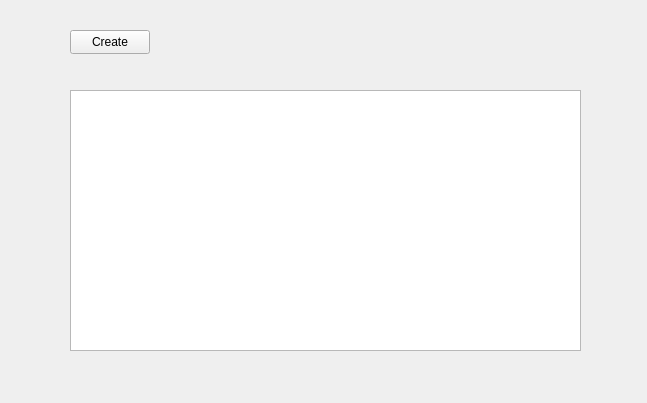
<?xml version="1.0" encoding="UTF-8"?>
<ui version="4.0">
 <class>Form</class>
 <widget class="QWidget" name="Form">
  <property name="geometry">
   <rect>
    <x>0</x>
    <y>0</y>
    <width>647</width>
    <height>403</height>
   </rect>
  </property>
  <property name="windowTitle">
   <string>Form</string>
  </property>
  <widget class="QPushButton" name="create_button">
   <property name="geometry">
    <rect>
     <x>70</x>
     <y>30</y>
     <width>80</width>
     <height>24</height>
    </rect>
   </property>
   <property name="text">
    <string>Create</string>
   </property>
  </widget>
  <widget class="QListView" name="recent_view">
   <property name="geometry">
    <rect>
     <x>70</x>
     <y>90</y>
     <width>511</width>
     <height>261</height>
    </rect>
   </property>
  </widget>
 </widget>
 <resources/>
 <connections/>
</ui>
